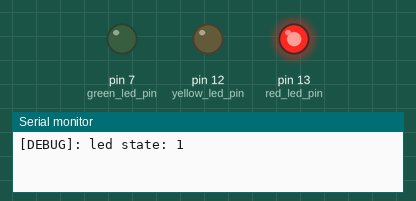
Bench run of a sketch on a simulated Arduino Uno, built with avr-gcc and run on an emulated ATmega328P. Parts: output pins drawn as LEDs (lit = HIGH), the last lines printed to the serial monitor.

Above: at 0.2 s.
At 1.2 s:
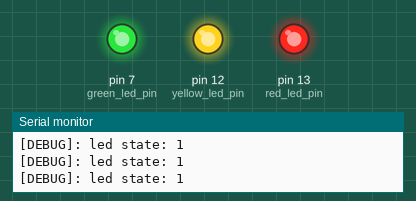
At 1.7 s:
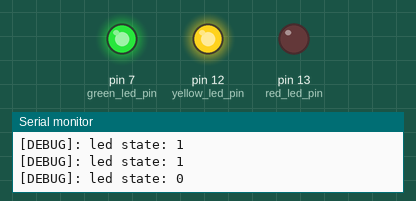
At 2.2 s:
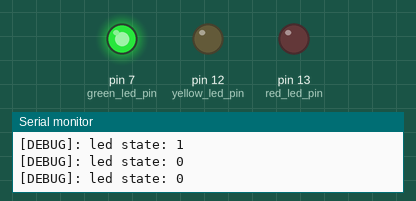
At 3.7 s:
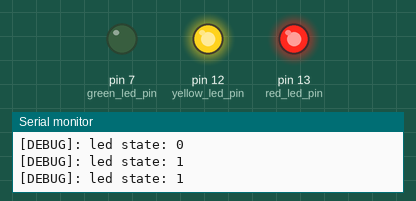
At 5.7 s:
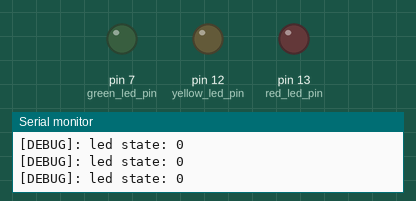
Timing chart, 0 to 6.9 s (numbered marks = the images above):
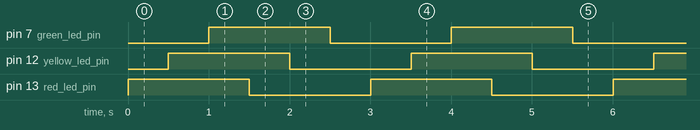

Measured:
- by itself, pin 7 (green_led_pin), pin 12 (yellow_led_pin), pin 13 (red_led_pin): alternates HIGH for 1.5 s and LOW for 1.5 s
- by itself, everything shown: repeats every 3.0 s, in 6 steps

The sketch:

led_test.ino
```cpp
#define DEBUG

#ifdef DEBUG
void debug_print(String msg) { //just a simple printing method that only works when DEBUG is defined in the program.
  String new_msg = String("[DEBUG]: ");
  new_msg = new_msg + msg;
  Serial.println(new_msg);
}
#endif

class c_led {
  private:
    int pin;
  public:
    void setup(int _pin) {
      pin = _pin;
      pinMode(pin, OUTPUT);
    }
    void set_led(bool state) {
      digitalWrite(pin, state);
      String dbg_msg = String("led state: ");
      dbg_msg = dbg_msg + state;
      debug_print(dbg_msg); //double check code.
    }
};

c_led red_led;
c_led yellow_led;
c_led green_led;

const short red_led_pin = 13;
const short yellow_led_pin = 12;
const short green_led_pin = 7;


void setup() {
  // put your setup code here, to run once:
  Serial.begin(9600);
  red_led.setup(red_led_pin);
  yellow_led.setup(yellow_led_pin);
  green_led.setup(green_led_pin);
}

void loop() {
  // put your main code here, to run repeatedly:
  red_led.set_led(true);
  delay(500);
  yellow_led.set_led(true);
  delay(500);
  green_led.set_led(true);
  delay(500);
  red_led.set_led(false);
  delay(500);
  yellow_led.set_led(false);
  delay(500);
  green_led.set_led(false);
  delay(500);
}
```
